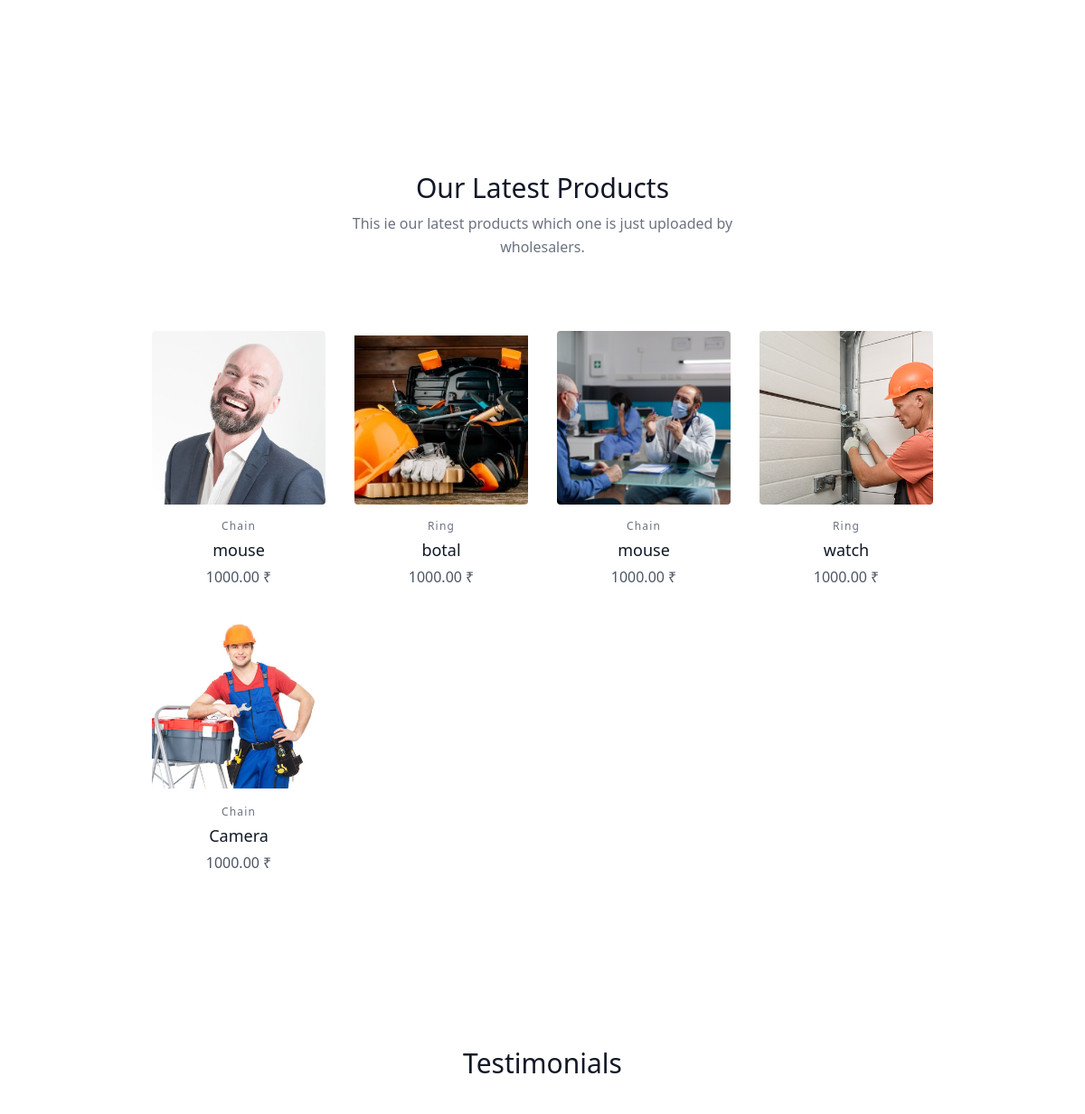
The app's page / (middle part), older data.
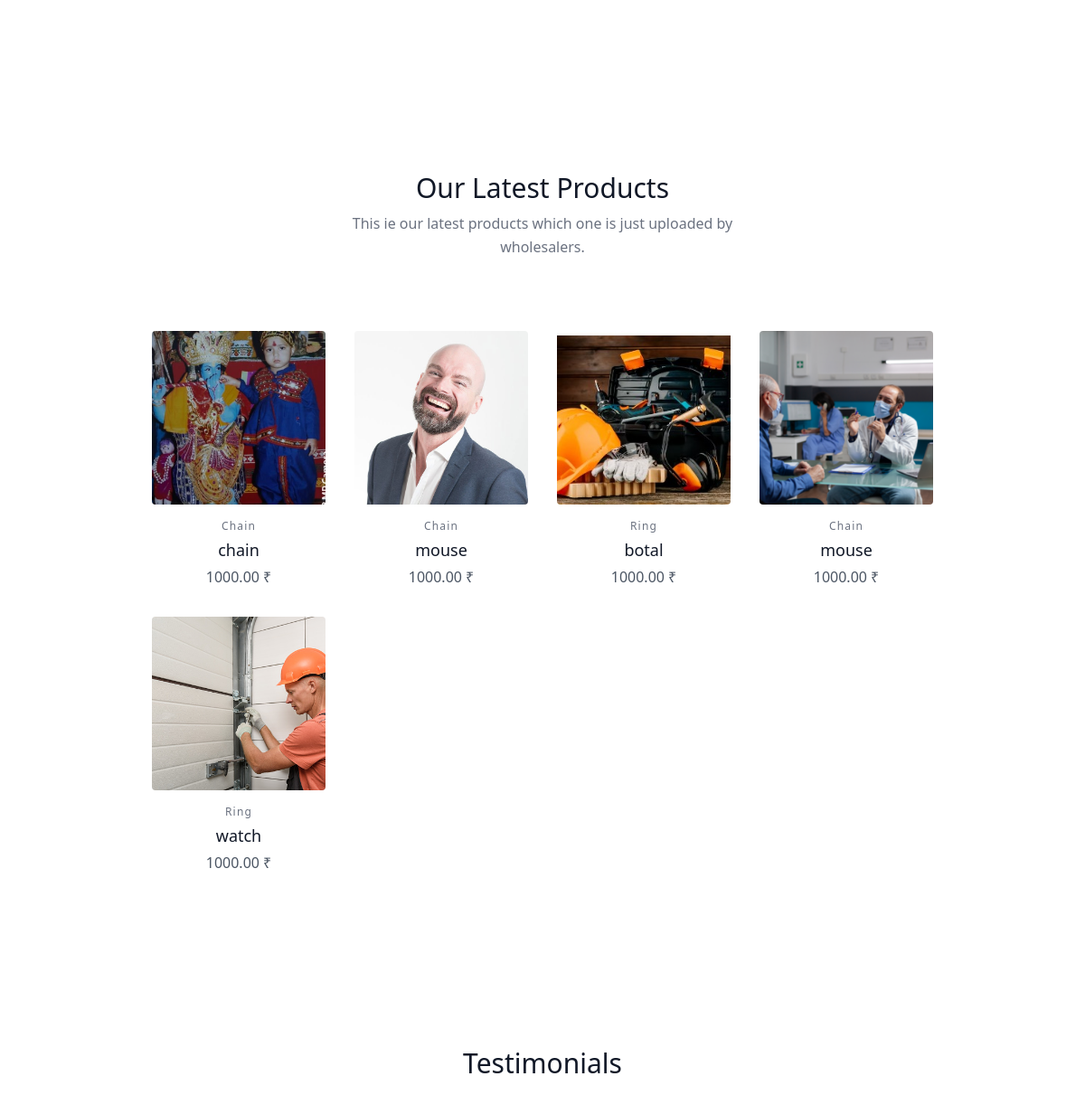
The same page, newer data.
### wholesaler/models.py (models this page shows)
class ProductModel(models.Model):
    product_name=models.CharField(max_length=200)
    product_category=models.ForeignKey(CategoryModel,on_delete=models.CASCADE)
    available_qty=models.DecimalField(max_digits=3,decimal_places=0)
    product_wgt=models.PositiveIntegerField(null=True)
    product_des=models.TextField(verbose_name="Description")
    product_seller=models.ForeignKey(WholesalerModel,on_delete=models.CASCADE)
    product_purity=models.CharField(max_length=50)
    product_price=models.DecimalField(max_digits=10,decimal_places=2,default=0.00)
    product_img1=models.ImageField(upload_to='products', blank=True, null=True, verbose_name="products")
    created_at = models.DateTimeField(auto_now_add=True, verbose_name="Created Date")
    def __str__(self):
        return str(self.product_name)

class CategoryModel(models.Model):
    category=models.CharField(max_length=200)
    def __str__(self):
        return str(self.category)

### jeweleryproject/views.py (the view)
# urls.py: 2. Add a URL to urlpatterns:  path('', views.home, name='home')
def home(request):
    if request.method=="POST":
        name = request.POST['full-name']
        email = request.POST['email']
        subscriber = SubscriberModel(name=name, email=email)
        subscriber.save()
    product_detail = ProductModel.objects.all().order_by('-id')[:5]
    print(product_detail)
    testimonials=TestimonialsModel.objects.all().order_by('-id')[:5]
    print(testimonials)
    context={
        'collection':product_detail,
        'testimonial':testimonials,
    }
    return render(request,"jeweleryproject/index.html",context)

### User_app/models.py (called while the page is built)
    def __str__(self):
        return str(self.id)

### templates/jeweleryproject/index.html (shortened to what this page needs)
{% load static %}
<!DOCTYPE html>
<html lang="en">
  <head>
    <script src="https://cdn.tailwindcss.com"></script>
    <link
      rel="stylesheet"
      type="text/css"
      href="{% static 'jeweleryproject/css/style.css' %}"
    />
  </head>
  <body>
    <section class="text-gray-600 body-font">
      <div class="container px-20 py-24 mx-auto">
        <div class="flex flex-wrap -m-4">
          <div class="xl:w-1/3 md:w-1/2 p-4">
          </div>
          <div class="xl:w-1/3 md:w-1/2 p-4">
          </div>
        </div>
      </div>
    </section>
    <section class="text-gray-600 body-font">
      <div class="container px-20 py-24 mx-auto text-center">
        <div
          class="flex flex-wrap w-full mb-20 flex-col items-center text-center"
        >
          <h1
            class="sm:text-3xl text-2xl font-medium title-font mb-2 text-gray-900"
          >
            Our Latest Products
          </h1>
          <p class="lg:w-1/2 w-full leading-relaxed text-gray-500">
            This ie our latest products which one is just uploaded by
            wholesalers.
          </p>
        </div>
        <div class="flex flex-wrap -m-4">
          {% for i in collection %}
          <div class="lg:w-1/4 md:w-1/2 p-4 w-full">
            <a class="block relative h-48 rounded overflow-hidden">
              <img
                alt="ecommerce"
                class="object-cover object-center w-full h-full block"
                src="/media/{{i.product_img1}}"
              />
            </a>
            <div class="mt-4">
              <h3 class="text-gray-500 text-xs tracking-widest title-font mb-1">
                {{i.product_category}}
              </h3>
              <h2 class="text-gray-900 title-font text-lg font-medium">
                {{i.product_name}}
              </h2>
              <p class="mt-1">{{i.product_price}} &#8377;</p>
            </div>
          </div>
          {% endfor %}
        </div>
      </div>
    </section>
    <section class="text-gray-600 body-font">
      <div class="container px-20 py-24 mx-auto">
        <h1
          class="text-3xl font-medium title-font text-gray-900 mb-12 text-center"
        >
          Testimonials
        </h1>
        <div class="flex flex-wrap -m-4">
          {% for i in testimonial %}
          <div class="p-4 md:w-1/2 w-full">
          </div>
          {% endfor %}
        </div>
      </div>
    </section>
  </body>
</html>

Row changes from the older to the newer data that the page shows:
no longer on this page (row unchanged): ProductModel: product_img1 (picture), product_category "Chain", product_name "Camera", product_price "1000.00"
added ProductModel: product_img1 (picture), product_category "Chain", product_name "chain", product_price "1000.00"
